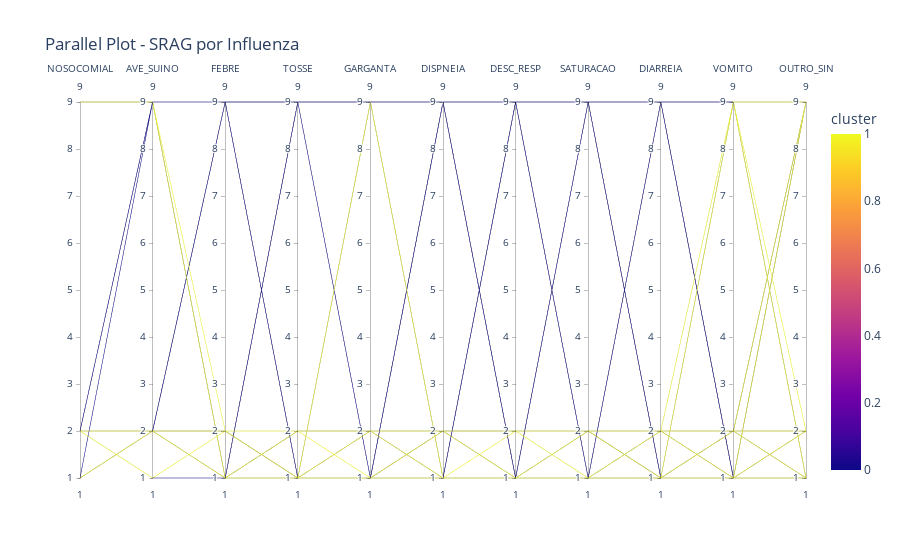

The notebook cell this image was saved under:
### Code cell
fig = px.parallel_coordinates(df_srag, color='cluster',
                              dimensions=['NOSOCOMIAL', 'AVE_SUINO', 'FEBRE',
                                          'TOSSE','GARGANTA','DISPNEIA','DESC_RESP','SATURACAO',
                                          'DIARREIA','VOMITO','OUTRO_SIN'],
                              title='Parallel Plot - SRAG por Influenza')
fig.show()

### Figure 1 — Plotly figure (JSON) as saved in the notebook; plotly's stock layout.template omitted (floating-point values rounded to 4 significant figures; data arrays with more than 128 entries replaced by an {"elided": "..."} marker saying what was removed)
{"data": [{"dimensions": [{"label": "NOSOCOMIAL", "values": {"elided": "254 int values"}}, {"label": "AVE_SUINO", "values": {"elided": "254 int values"}}, {"label": "FEBRE", "values": {"elided": "254 int values"}}, {"label": "TOSSE", "values": {"elided": "254 int values"}}, {"label": "GARGANTA", "values": {"elided": "254 int values"}}, {"label": "DISPNEIA", "values": {"elided": "254 int values"}}, {"label": "DESC_RESP", "values": {"elided": "254 int values"}}, {"label": "SATURACAO", "values": {"elided": "254 int values"}}, {"label": "DIARREIA", "values": {"elided": "254 int values"}}, {"label": "VOMITO", "values": {"elided": "254 int values"}}, {"label": "OUTRO_SIN", "values": {"elided": "254 int values"}}], "domain": {"x": [0, 1], "y": [0, 1]}, "line": {"color": {"elided": "254 int values"}, "coloraxis": "coloraxis"}, "name": "", "type": "parcoords"}], "layout": {"coloraxis": {"colorbar": {"title": {"text": "cluster"}}, "colorscale": [[0, "#0d0887"], [0.1111, "#46039f"], [0.2222, "#7201a8"], [0.3333, "#9c179e"], [0.4444, "#bd3786"], [0.5556, "#d8576b"], [0.6667, "#ed7953"], [0.7778, "#fb9f3a"], [0.8889, "#fdca26"], [1, "#f0f921"]]}, "legend": {"tracegroupgap": 0}, "title": {"text": "Parallel Plot - SRAG por Influenza"}}}
